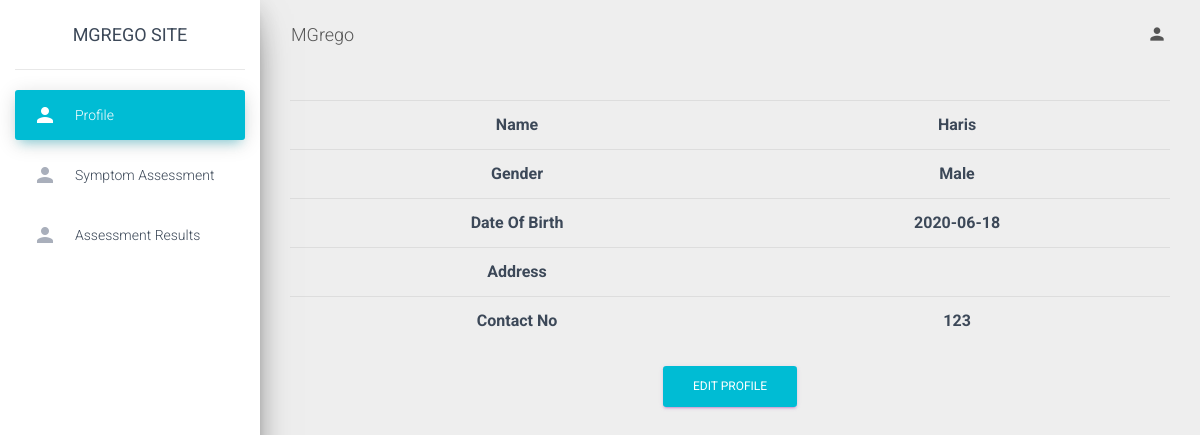
Page /Profile.php?id=2 (signed in) on the committed database.
### tables this page shows
CREATE TABLE `patient` (
  `P_Id` int(11) NOT NULL,
  `P_Name` varchar(255) NOT NULL,
  `P_BirthDate` date DEFAULT NULL,
  `P_Gender` varchar(25) DEFAULT NULL,
  `P_Email` varchar(255) DEFAULT NULL,
  `P_Password` varchar(20) NOT NULL,
  `P_Contact` varchar(20) DEFAULT NULL,
  `P_Address` varchar(255) DEFAULT NULL
);

### Profile.php (the view, shortened to what this page needs)
<?php
if(!isset($_SESSION['Patient']))
{
    header('location:login.php');
}else{
include 'header.php';
include 'connection.php';
$id=$_GET['id'];
$query="Select * from patient where P_Id = '$id'";
$result=mysqli_query($conn,$query);
$row=mysqli_fetch_row($result);
?>
<div class="content">
    <div class="container-fluid">
        <div class="table-responsive" style="text-align: center;">
        <table class="table" >
            <tr>
                <th>Name</th>
                <th><?php echo $row[1]?></th>
            </tr>
            <tr>
                <th>Gender</th>
                <th><?php echo $row[3]?></th>
            </tr>
            <tr>
                <th>Date Of Birth</th>
                <th><?php echo $row[2]?></th>
            </tr>
            <tr>
                <th>Address</th>
                <th><?php echo $row[4]?></th>
            </tr>
            <tr>
                <th>Contact No</th>
                <th><?php echo $row[5]?></th>
            </tr>
        </table>
        <div style="text-align:center"><a class="btn btn-primary" href="<?php echo 'UpdateProfile.php?id='.$id?>">Edit Profile</a></div>
        </div>
    </div>
</div>
<?php
include 'footer.php';
}
?>

### rows in the picture
patient: P_Name "Haris", P_Gender "Male", P_BirthDate "2020-06-18", P_Password "123"
